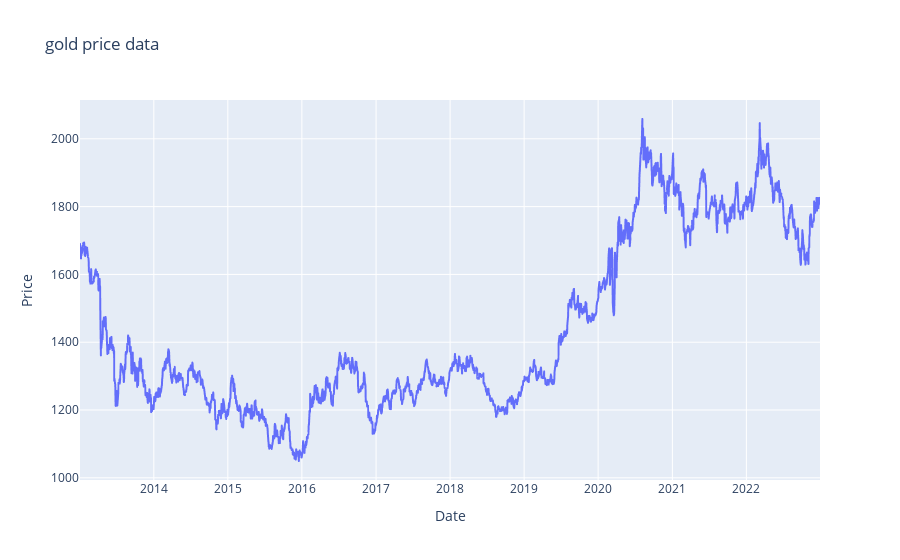

Here is the notebook cell this chart was saved with:
### Code cell
px.line(df, x='Date', y='Price', title='gold price data')

### Figure 1 — Plotly figure (JSON) as saved in the notebook; plotly's stock layout.template omitted (floating-point values rounded to 4 significant figures; data arrays with more than 128 entries replaced by an {"elided": "..."} marker saying what was removed)
{"data": [{"hovertemplate": "Date=%{x}<br>Price=%{y}<extra></extra>", "legendgroup": "", "line": {"color": "#636efa", "dash": "solid"}, "marker": {"symbol": "circle"}, "mode": "lines", "name": "", "showlegend": false, "type": "scattergl", "x": {"elided": "2583 str values"}, "xaxis": "x", "y": {"elided": "2583 float values"}, "yaxis": "y"}], "layout": {"legend": {"tracegroupgap": 0}, "title": {"text": "gold price data"}, "xaxis": {"anchor": "y", "domain": [0, 1], "title": {"text": "Date"}}, "yaxis": {"anchor": "x", "domain": [0, 1], "title": {"text": "Price"}}}}
